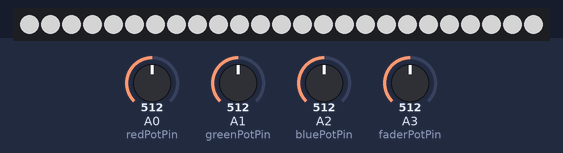
Recording of a sketch running on a simulated Arduino Uno, built with avr-gcc and run on an emulated ATmega328P. Shown: 25 RGB LEDs in strip order, left to right. The test bench sets the inputs (shaded band); at power-on: A0 (redPotPin) = 512, A1 (greenPotPin) = 512, A2 (bluePotPin) = 512, A3 (faderPotPin) = 512. Dim RGB values are drawn brighter than linear.

Above: at 2.1 s.
2.2 s: A0 (redPotPin) set to 716
At 4.2 s:
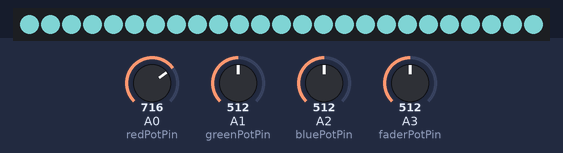
4.3 s: A1 (greenPotPin) set to 716
At 6.9 s:
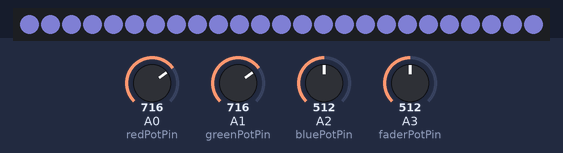
7.0 s: A2 (bluePotPin) set to 306
9.7 s: A0 (redPotPin) set to 306
At 12.2 s:
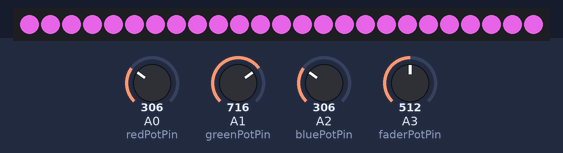
12.3 s: A2 (bluePotPin) set to 30
15.0 s: A1 (greenPotPin) set to 306
At 18.4 s:
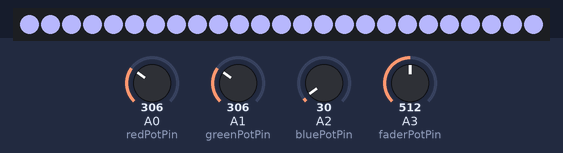

The sketch:

rgb_dialer.ino
```cpp
#include "SPI.h"
#include "Adafruit_WS2801.h"

//pin 1 of pots tied to ground, pin 3 to power, wiper as assigned below to the arduino
const int redPotPin = 0;
const int greenPotPin = 1;
const int bluePotPin = 2;
const int faderPotPin = 3;

//since I'm always looking it up, 5v for the strip of pixels I have...
uint8_t dataPin  = 2;    // Yellow wire on Adafruit Pixels
uint8_t clockPin = 3;    // Green wire on Adafruit Pixels
Adafruit_WS2801 strip = Adafruit_WS2801(25, dataPin, clockPin);

int colorRed;
int colorGreen;
int colorBlue;
int refresh;
char msg [50];

void setup()
{
  strip.begin();
  strip.show();
  //Serial.begin(9600);
}

void loop()
{
  colorRed = (255 - map(analogRead(redPotPin), 0, 1024, 0, 255));
  colorGreen = (255 - map(analogRead(greenPotPin), 0, 1024, 0, 255));
  colorBlue = (255 - map(analogRead(bluePotPin), 0, 1024, 0, 255));
  refresh = (100 - map(analogRead(faderPotPin), 0, 1024, 0, 100));
  colorWipe(Color(colorRed, colorGreen, colorBlue), refresh);
  //sprintf(msg, "Red %d, Green %d, Blue %d Brightness %d", colorRed, colorGreen, colorBlue, refresh);
  //Serial.println(msg);
}

// fill the dots one after the other with said color
// good for testing purposes
void colorWipe(uint32_t c, uint8_t wait) {
  int i;

  for (i=0; i < strip.numPixels(); i++) {
      strip.setPixelColor(i, c);
      strip.show();
      delay(wait);
  }
}

/* Helper functions */

// Create a 24 bit color value from R,G,B
uint32_t Color(byte r, byte g, byte b)
{
  uint32_t c;
  c = r;
  c <<= 8;
  c |= g;
  c <<= 8;
  c |= b;
  return c;
}
```

Measured:
- after the input at 2.2 s, the LEDs: first change after 0.49 s (image 1 shows a later state)
- after the input at 4.3 s, the LEDs: first change after 1.1 s (image 2 shows a later state)
- after the input at 9.7 s, the LEDs: first change after 1.0 s (image 3 shows a later state)
- after the input at 15.0 s, the LEDs: first change after 1.1 s (image 4 shows a later state)
